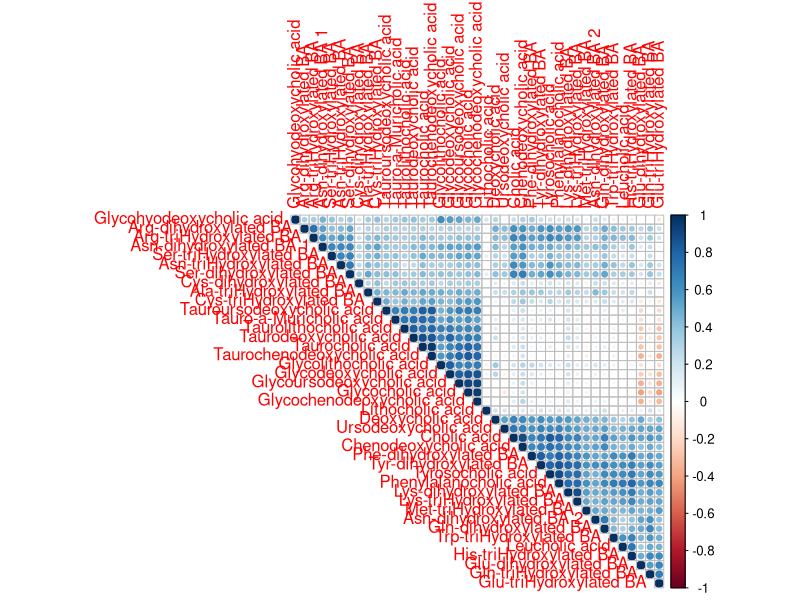
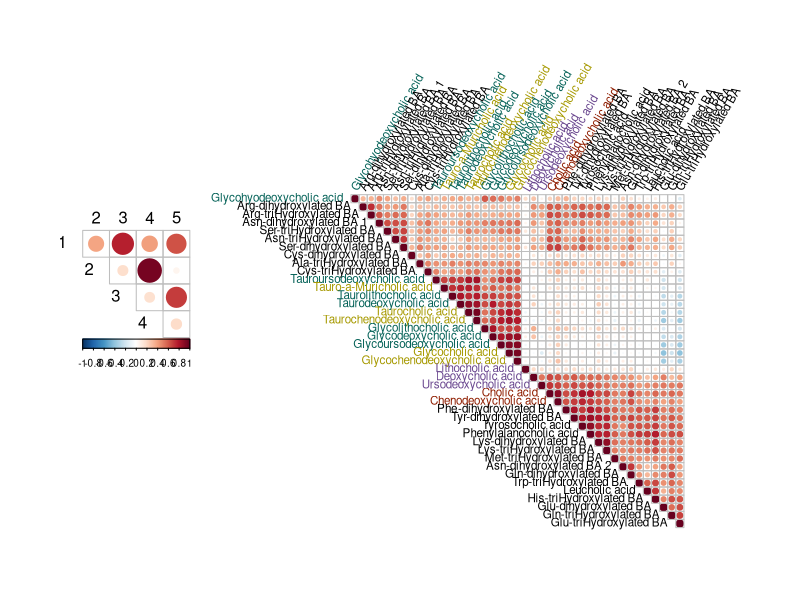
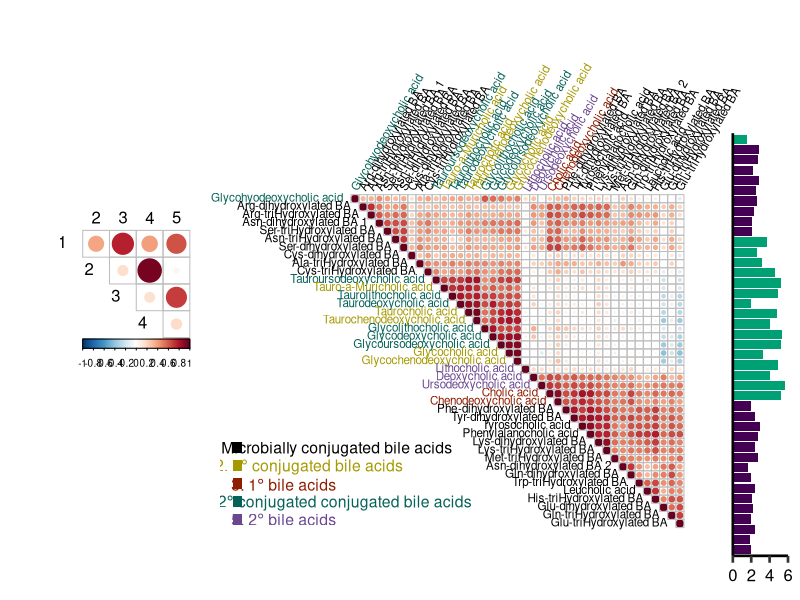

Write R code to recreate these figures, in order.
library(tidyverse)
library(corrplot)
library(grid)

## read data files
df <- read.csv("data/data.csv", row.names = 1, check.names = FALSE)
group <- read.csv("data/group.csv", check.names = FALSE)


## set colors
colbar <- colorRampPalette(c("#67001F", "#B2182B", "#D6604D", "#F4A582",
                           "#FDDBC7", "#FFFFFF", "#D1E5F0", "#92C5DE",
                           "#4393C3", "#2166AC", "#053061"))

coltext <- c("#000000", "#A69900", "#8F1D00", "#056258", "#6A478F")

group$color <- coltext[factor(group$order, 
                              levels = c("microConj", "priConjSum", "primarySum", "secConjSum", "secondarySum"))]


## correlation heatmap
df_log <- log10(df + 0.000001)
corr <- cor(df_log, method = "pearson")

variable_ordering <- corrplot(corr, type = "upper", order = "hclust")$corrPos$xName %>% unique
variable_color <- group[match(variable_ordering, group$`Bile acid`),]$color


dev.new(width=12, height=8, unit = "in")
layout(matrix(c(2,1), 1), widths = c(1,3))

corrplot(corr, type = "upper", order = "hclust",
         col = rev(colbar(200)), 
         cl.pos = "n",
         tl.col = variable_color, tl.cex = 0.7,
         mar = c(0, 0, 0, 2),
         tl.srt = 60)



## Abbreviated/summarised correlations (insert in main figure)
df_summary <- df %>%
  mutate(primarySum = rowSums(across(group[group$order == "primarySum", ]$`Bile acid`))) %>%
  mutate(priConjSum = rowSums(across(group[group$order == "priConjSum", ]$`Bile acid`))) %>%
  mutate(secondarySum = rowSums(across(group[group$order == "secondarySum", ]$`Bile acid`))) %>%
  mutate(secConjSum = rowSums(across(group[group$order == "secConjSum", ]$`Bile acid`))) %>%
  mutate(microConj = rowSums(across(group[group$order == "microConj", ]$`Bile acid`))) %>%
  select(primarySum, priConjSum, secondarySum, secConjSum, microConj) %>%
  mutate_all(~ log10(. + 0.000001)) %>%
  as.matrix

colnames(df_summary) <- c("3", "2", "5", "4", "1")
corr_summary <- cor(df_summary, method = "pearson")

corrplot(corr_summary, type = "upper", order='alphabet',
         col = rev(colbar(200)),
         cl.pos = "b", cl.ratio = 0.4, cl.cex = 0.6,
         tl.col = "black", tl.cex = 1, tl.offset = 0.8,
         tl.srt = 0, diag = FALSE,
         mar = c(3, 3, 3, 0))

p = recordPlot() 



## Barblot of concentration
abs_conc <- group[group$order != "microConj", ]$`Bile acid`

conc_barplot <- df %>%
  rownames_to_column() %>%
  pivot_longer(cols = (!"rowname"), names_to = "bile_acid", values_to = "concentration") %>%
  group_by(bile_acid) %>%
  summarise(mean_ba = log10(mean(concentration, na.rm = T))) %>%
  mutate(bile_acid = factor(bile_acid, levels = rev(variable_ordering)), 
         color = ifelse(bile_acid %in% abs_conc, "green", "purple"))

p3 <- ggplot(conc_barplot, aes(y = bile_acid, x = mean_ba, fill = color)) +
  geom_col() +
  scale_fill_manual(values = c("#00A075", "#440154FF"), guide = "none") +
  scale_x_continuous(expand=c(0,0), breaks = seq(0,6,2), limits = c(0,6)) +
  labs(x = "", y = "") +  
  theme_classic(base_size = 20) +
  theme(panel.background = element_rect(fill = "transparent"), 
        plot.background = element_rect(fill = "transparent", color= NA ), 
        plot.margin = margin(),
        axis.text.y = element_blank(),
        axis.ticks.y = element_blank(),
        axis.text.x = element_text(color = "black", size = 12))


## annotation
anno <- data.frame(a=c(1:8),
                   b=c(1:4))

p4 <- ggplot(anno, aes(a,b)) +
  geom_rect(aes(xmin=0,xmax=0.3,ymin=2.0,ymax=2.3), fill = "#000000")+
  geom_rect(aes(xmin=0,xmax=0.3,ymin=1.5,ymax=1.8), fill = "#A69900")+
  geom_rect(aes(xmin=0,xmax=0.3,ymin=1.0,ymax=1.3), fill = "#8F1D00")+
  geom_rect(aes(xmin=0,xmax=0.3,ymin=0.5,ymax=0.8), fill = "#056258")+
  geom_rect(aes(xmin=0,xmax=0.3,ymin=0,ymax=0.3), fill = "#6A478F")+
  annotate(geom='text',x=3.0,y=2.15,label="1. Microbially conjugated bile acids",size=4,color="#000000")+
  annotate(geom='text',x=2.4,y=1.6,label= expression(paste("2. 1",degree," conjugated bile acids",sep="")),size=4,color="#A69900")+
  annotate(geom='text',x=1.6,y=1.12,label= expression(paste("3. 1",degree," bile acids",sep="")),size=4,color="#8F1D00")+
  annotate(geom='text',x=3.25,y=0.6,label= expression(paste("4. 2",degree," conjugated conjugated bile acids",sep="")),size=4,color="#056258")+
  annotate(geom='text',x=1.6,y=0.15,label= expression(paste("5. 2",degree," bile acids",sep="")),size=4,color="#6A478F") +
  xlab(NULL) + ylab(NULL) + 
  scale_y_continuous(expand = c(0,0), limits = c(0,2.5)) + 
  theme_void()


## pdf output
pdf("correlation_heatmap.pdf", width = 12, height = 8)
p
vie1 <- viewport(width=0.12, height=0.81, x=0.925, y=0.373)
vie2 <- viewport(width=0.35, height=0.15, x=0.45, y=0.2)
print(p3, vp=vie1)
print(p4, vp=vie2)
dev.off()




